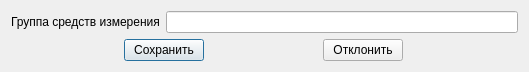
<?xml version="1.0" encoding="UTF-8"?>
<ui version="4.0">
 <class>Dialog</class>
 <widget class="QDialog" name="Dialog">
  <property name="geometry">
   <rect>
    <x>0</x>
    <y>0</y>
    <width>529</width>
    <height>71</height>
   </rect>
  </property>
  <property name="windowTitle">
   <string>Dialog</string>
  </property>
  <layout class="QVBoxLayout" name="verticalLayout">
   <item>
    <layout class="QHBoxLayout" name="horizontalLayout">
     <item>
      <widget class="QLabel" name="label">
       <property name="text">
        <string>Группа средств измерения</string>
       </property>
      </widget>
     </item>
     <item>
      <widget class="QLineEdit" name="lineEdit"/>
     </item>
    </layout>
   </item>
   <item>
    <layout class="QHBoxLayout" name="horizontalLayout_2">
     <item>
      <widget class="QPushButton" name="pushButton">
       <property name="sizePolicy">
        <sizepolicy hsizetype="Fixed" vsizetype="Fixed">
         <horstretch>0</horstretch>
         <verstretch>0</verstretch>
        </sizepolicy>
       </property>
       <property name="text">
        <string>Сохранить</string>
       </property>
      </widget>
     </item>
     <item>
      <widget class="QPushButton" name="pushButton_2">
       <property name="sizePolicy">
        <sizepolicy hsizetype="Fixed" vsizetype="Fixed">
         <horstretch>0</horstretch>
         <verstretch>0</verstretch>
        </sizepolicy>
       </property>
       <property name="text">
        <string>Отклонить</string>
       </property>
      </widget>
     </item>
    </layout>
   </item>
  </layout>
 </widget>
 <resources/>
 <connections>
  <connection>
   <sender>pushButton_2</sender>
   <signal>clicked()</signal>
   <receiver>Dialog</receiver>
   <slot>close()</slot>
   <hints>
    <hint type="sourcelabel">
     <x>362</x>
     <y>49</y>
    </hint>
    <hint type="destinationlabel">
     <x>264</x>
     <y>35</y>
    </hint>
   </hints>
  </connection>
 </connections>
</ui>
